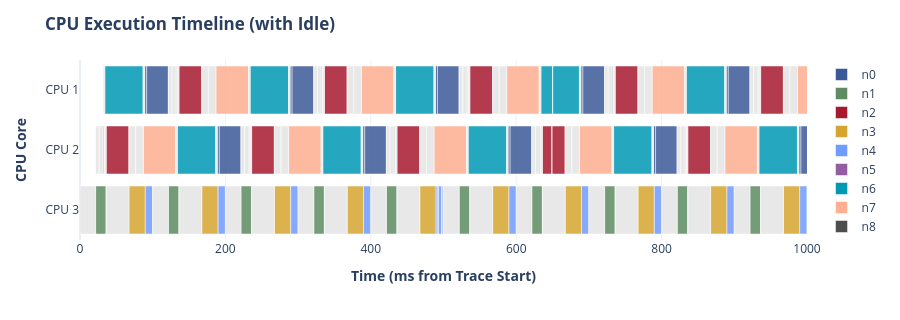
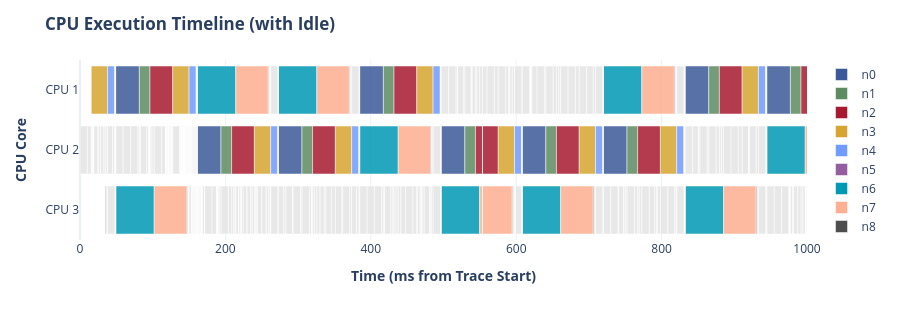

Notebook source saved alongside these figures, in order:
### Markdown cell above
## 4. 分析与画图（`plot.py`）

### Code cell
# CIE_FIFO_IPC_nuc12-noturbo_hythread
# feedback_u70_m3_ms05_s20632672_195219_preempt.csv
# feedback_u70_m3_ms05_s20632672_195219_timeline.csv
fig_gantt_CIE_FIFO_IPC_1 = generate_execution_gantt(
    preempt_csv = "typical/CIE_FIFO_IPC_nuc12-noturbo_hythread/feedback_u70_m3_ms05_s20632672_195219_preempt.csv",
    timeline_csv = "typical/CIE_FIFO_IPC_nuc12-noturbo_hythread/feedback_u70_m3_ms05_s20632672_195219_timeline.csv",
    zoom_window_ms=[0, 1000])

# CIE_FIFO_IPC_nuc12_noturbo_nohythread
# feedback_u70_m3_ms05_s20632672_190635_preempt.csv
# feedback_u70_m3_ms05_s20632672_190635_timeline.csv
# fig_gantt_CIE_FIFO_IPC_2 = generate_execution_gantt(
#     preempt_csv = "typical/CIE_FIFO_IPC_nuc12_noturbo_nohythread/feedback_u70_m3_ms05_s20632672_190635_preempt.csv",
#     timeline_csv = "typical/CIE_FIFO_IPC_nuc12_noturbo_nohythread/feedback_u70_m3_ms05_s20632672_190635_timeline.csv",
#     zoom_window_ms=[0, 1000])

# CIE_FIFO_IPC_nuc12_turbo_hythread
# feedback_u70_m3_ms05_s20632672_192531_preempt.csv
# feedback_u70_m3_ms05_s20632672_192531_timeline.csv
# fig_gantt_CIE_FIFO_IPC_3 = generate_execution_gantt(
#     preempt_csv = "typical/CIE_FIFO_IPC_nuc12_turbo_hythread/feedback_u70_m3_ms05_s20632672_192531_preempt.csv",
#     timeline_csv = "typical/CIE_FIFO_IPC_nuc12_turbo_hythread/feedback_u70_m3_ms05_s20632672_192531_timeline.csv",
#     zoom_window_ms=[0, 1000])

# CIE_FIFO_IPC_nuc12_turbo_nohythread
# feedback_u70_m3_ms05_s20632672_194033_preempt.csv
# feedback_u70_m3_ms05_s20632672_194033_timeline.csv
# fig_gantt_CIE_FIFO_IPC_4 = generate_execution_gantt(
#     preempt_csv = "typical/CIE_FIFO_IPC_nuc12_turbo_nohythread/feedback_u70_m3_ms05_s20632672_194033_preempt.csv",
#     timeline_csv = "typical/CIE_FIFO_IPC_nuc12_turbo_nohythread/feedback_u70_m3_ms05_s20632672_194033_timeline.csv",
#     zoom_window_ms=[0, 1000])

# FINS
# feedback_u70_m3_ms05_s20632672_202226_preempt.csv
# feedback_u70_m3_ms05_s20632672_202226_timeline.csv
fig_gantt_FINS = generate_execution_gantt(
    preempt_csv = "typical/FINS/feedback_u70_m3_ms05_s20632672_202226_preempt.csv",
    timeline_csv = "typical/FINS/feedback_u70_m3_ms05_s20632672_202226_timeline.csv",
    zoom_window_ms=[0, 1000])


fig_gantt_CIE_FIFO_IPC_1.show()
# fig_gantt_CIE_FIFO_IPC_2.show()
# fig_gantt_CIE_FIFO_IPC_3.show()
# fig_gantt_CIE_FIFO_IPC_4.show()
fig_gantt_FINS.show()
